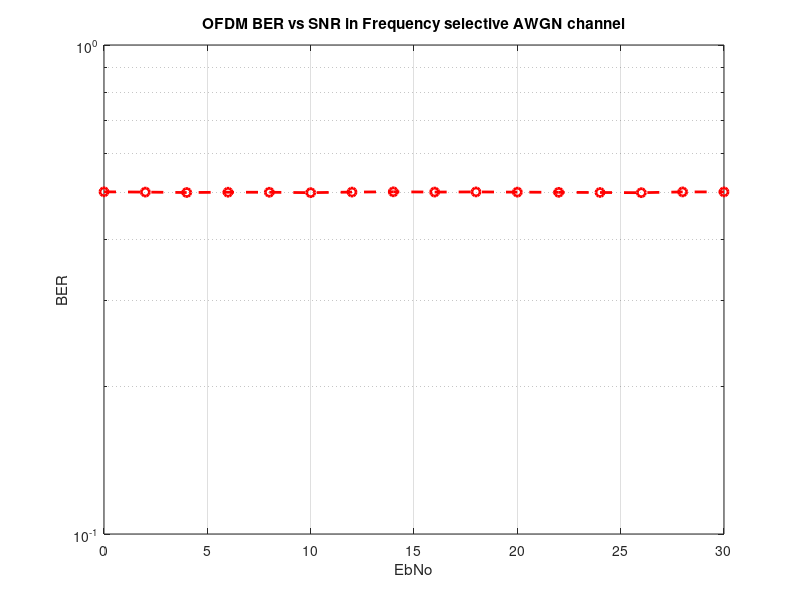

MATLAB code to generate this figure:
%Simulation of OFDM system in an AWGN environment Follows IEEE 802.11 specification
clear; clc;
%--------Simulation parameters----------------
nSym=10^4; %Number of OFDM Symbols to transmit
%EbN0dB = -20:2:8; % bit to noise ratio
EbN0dB = 0:2:30;
%---------------------------------------------
%--------OFDM Parameters - Given in IEEE Spec--
N=64; %FFT size or total number of subcarriers (used + unused) 64
Nsd = 48; %Number of data subcarriers 48
Nsp = 4 ; %Number of pilot subcarriers 4
ofdmBW = 20 * 10^6 ; % OFDM bandwidth
%----------------------------------------------
%--------Derived Parameters--------------------
deltaF = ofdmBW/N; %=20 MHz/64 = 0.3125 MHz
Tfft = 1/deltaF; % IFFT/FFT period = 3.2us
Tgi = Tfft/4;%Guard interval duration - duration of cyclic prefix
Tsignal = Tgi+Tfft; %duration of BPSK-OFDM symbol
Ncp = N*Tgi/Tfft; %Number of symbols allocated to cyclic prefix
Nst = Nsd + Nsp; %Number of total used subcarriers
nBitsPerSym=Nst; %For BPSK the number of Bits per Symbol is same as num of subcarriers
%----------------------------------------------
EsN0dB = EbN0dB + 10*log10(Nst/N) + 10*log10(N/(Ncp+N)); % converting to symbol to noise ratio
errors= zeros(1,length(EsN0dB));
theoreticalBER = zeros(1,length(EsN0dB));
%Monte Carlo Simulation
for i=1:length(EsN0dB),
for j=1:nSym
%-----------------Transmitter--------------------
s=2*round(rand(1,Nst))-1; %Generating Random Data with BPSK modulation
%IFFT block
%Assigning subcarriers from 1 to 26 (mapped to 1-26 of IFFT input)
%and -26 to -1 (mapped to 38 to 63 of IFFT input); Nulls from 27 to 37
%and at 0 position
X_Freq=[zeros(1,1) s(1:Nst/2) zeros(1,11) s(Nst/2+1:end)];
% Pretending the data to be in frequency domain and converting to time domain
x_Time=N/sqrt(Nst)*ifft(X_Freq);
%Adding Cyclic Prefix
ofdm_signal=[x_Time(N-Ncp+1:N) x_Time];
%--------------Channel Modeling ----------------
noise=1/sqrt(2)*(randn(1,length(ofdm_signal))+1i*randn(1,length(ofdm_signal)));
r= sqrt((N+Ncp)/N)*ofdm_signal + 10^(-EsN0dB(i)/20)*noise;
%-----------------Receiver----------------------
%Removing cyclic prefix
r_Parallel=r(Ncp+1:(N+Ncp));
%FFT Block
r_Time=sqrt(Nst)/N*(fft(r_Parallel));
%Extracting the data carriers from the FFT output
R_Freq=r_Time([(2:Nst/2+1) (Nst/2+13:Nst+12)]);
%BPSK demodulation / Constellation Demapper.Force +ve value --> 1, -ve value --> -1
R_Freq(R_Freq>0) = +1;
R_Freq(R_Freq<0) = -1;
s_cap=R_Freq;
numErrors = sum(abs(s_cap-s)/2); %Count number of errors
%Accumulate bit errors for all symbols transmitted
errors(i)=errors(i)+numErrors;
end
theoreticalBER(i)=(1/2)*erfc(sqrt(10.^(EbN0dB(i)/10))); %Same as BER for BPSK over AWGN
end
simulatedBER = errors/(nSym*Nst);
%plot(EbN0dB,log10(simulatedBER),'r-o');
%hold on;
%plot(EbN0dB,log10(theoreticalBER),'k*');
%grid on;
%title('BER Vs EbNodB for OFDM with BPSK modulation over AWGN');
%xlabel('Eb/N0 (dB)');ylabel('BER');legend('simulated','theoretical');

%% Plot the BER

figure;
semilogy(EbN0dB,simulatedBER,'--or','linewidth',2);
grid on;
title('OFDM BER vs SNR in Frequency selective AWGN channel');
xlabel('EbNo');
ylabel('BER');